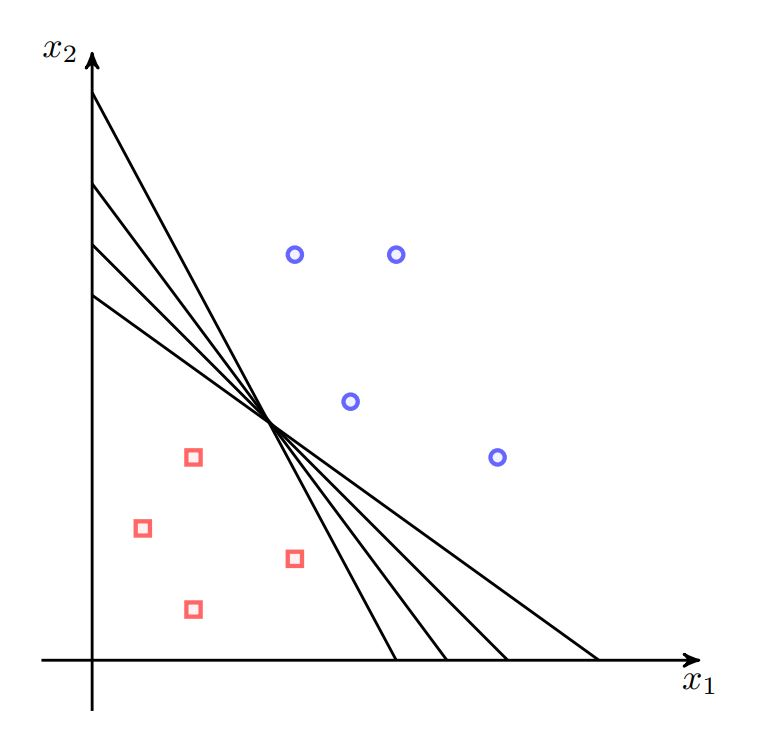
#> input picture images/SVM/linear.jpg, 761 x 741 px, found by its file name
$ python baseline_model.py   (older library calls are emulated)
#> lines starting #> are read from the running program, lines starting #| are printed output that depends on the picture
### src/feature_extraction.py
from PIL import Image
import numpy as np
import os
from scipy import stats
import pickle


def gradients_without_padding(image):

    [height, width] = image.shape[0:2]

    x_gradient = np.zeros((height, width), dtype='int')
    y_gradient = np.zeros((height, width), dtype='int')

    for i in range(0, height):
        for j in range(0, width):

            # left pixel
            if j == 0:
                left = 0
            else:
                left = image[i][j - 1][0]

            # right pixel
            if j == width - 1:
                right = 0
            else:
                right = image[i][j + 1][0]

            # upper pixel
            if i == 0:
                upper = 0
            else:
                upper = image[i - 1][j][0]

            # under pixel
            if i == height - 1:
                under = 0
            else:
                under = image[i + 1][j][0]

            # X gradient:
            x_gradient[i][j] = right - left

            # Y gradient:
            y_gradient[i][j] = under - upper


    # Now that we have calculated the X and Y gradients, we compute the final gradient magnitude representation
    x_squared = np.multiply(x_gradient.astype('int'), x_gradient.astype('int'))
    y_squared = np.multiply(y_gradient.astype('int'), y_gradient.astype('int'))

    gradient_magnitude = np.sqrt(x_squared + y_squared).astype('uint8')

    # The orientation matrix is computed as atan2(y/x)
    # NOTE : because we want the orientation to be [0, 180], negative angles have to be handled

    gradient_orientation = 180/np.pi * np.arctan2(y_gradient, x_gradient)
    gradient_orientation += np.less(gradient_orientation, 0) * 180

    return [gradient_magnitude, gradient_orientation]


def compute_one_histogram(magnitude, orientation, start, cell_shape, number_of_orientations=8 ):
    """
        Computes a histogram for one cell.
        That cell is determined by its starting index and its shape.

        Returns:
            - statistics - sum of each bin in the histogram

    """

    [start_i, start_j] = start
    [height, width] = cell_shape

    cell_mag = np.zeros(width * height, dtype='uint8')
    cell_orient = np.zeros(width * height, dtype='int')

    # iter will be the full pixel counter
    iter = 0

    # Concatenation of cell magnitudes and orientations onto their respective vectors
    for i in range(start_i, start_i + height):
        for j in range(start_j, start_j + width):

            cell_mag[iter] = magnitude[i][j]
            cell_orient[iter] = orientation[i][j]
            iter += 1

    # Once we have our magnitude and orientation vectors, we can calculate the histograms.
    # Since the numpy histogram function only returns the number of appearences in a single bin,
    # we have to use this scikit learn functions which sums the appearences inside of a bin.
    statistic, bin_edges, bin_number = stats.binned_statistic(cell_orient, cell_mag,
                                                              statistic='sum', bins = number_of_orientations)

    return statistic


def compute_histograms(magnitude, orientation, cell_shape, number_of_orientations = 8):
    """
        Inputs:
            - magnitude - ...
            - orientation - ...
            - cell_shape - (width, height) variable denoting the number of pixels in a cell

        Returns:
            - all_histograms - list of histograms

        This function iterates through all cells (of size cell_shape), without overlapping, and computes
        one histogram per cell.

        !!! The size of the final feature vector is controlled by the cell size, thus the number of cells, as well.
    """

    # Check if the cell_shape is consistent with the image shape
    [cell_height, cell_width] = np.asarray(cell_shape)
    [image_height,image_width] = magnitude.shape

    if not np.mod(image_width, cell_width) == 0:
        print("Invalid input: cell width !!!")
        return

    if not np.mod(image_height, cell_height) == 0:
        print("Invalid input: cell height !!!")
        return

    # All histograms are going to be stored in a list, so it will be easier to reference them afterwards
    all_histograms = []

    # Iterate through the image, cell by cell, and compute a histogram for each of them
    # In every iteration, (i, j) is the starting index of the current cell
    i = 0
    while i < image_height:
        j = 0
        while j < image_width:

            # if j == 1: return

            current_histogram = compute_one_histogram(magnitude, orientation, [i, j], [cell_height, cell_width])
            all_histograms.append(current_histogram)

            j += cell_width

        i += cell_height

    return all_histograms


# [139 lines left out: functions block_normalization, one_image_HoG_visualization, extract_HoG_features, not called in this run]

    # logger.close()

# [7 lines that do not run on import are left out]

### src/baseline_model.py
import numpy as np
from sklearn.svm import SVC
from sklearn.model_selection import train_test_split
from sklearn.utils import shuffle
import sklearn.metrics
import os
import pickle
from PIL import Image
import feature_extraction as fe


# [132 lines left out: functions load_features, train_save_model, not called in this run]


def predict_one_image(img_name, model_name, new_shape, cell_shape, window=0):

    my_path = os.path.abspath(os.path.dirname(__file__))

    path_to_img_folder = os.path.join(my_path, "../new_images/car/jovica/cropped")
    path_to_folder = os.path.join(my_path, "../models")

    full_path = os.path.join(path_to_folder, model_name)
    full_img_path = os.path.join(path_to_img_folder, img_name)

    # Open the current image and convert it to GRAY-SCALE
    image = Image.open(full_img_path).convert('LA')
    image = image.resize(new_shape, Image.ANTIALIAS)
    image_matrix = np.asarray(image)

    [height, width, dummy] = np.asarray(image_matrix.shape)

    # !!!!!!!!!!!!!!!!!!!!!!!!!!!
    # Firstly, we NORMALIZE the image
    image = np.sqrt(image_matrix)

    # Calculate the gradients
    [magnitude, orientation] = fe.gradients_without_padding(image)

    cell_height, cell_width = cell_shape
    # Calculate all histograms for the current cell
    histograms = fe.compute_histograms(magnitude, orientation, (cell_height, cell_width))


    # BASIC NORMALIZATION
    histograms_normalized_array = (np.asarray(histograms) / np.max(histograms) * 255).astype('uint8')
    histograms_normalized = histograms_normalized_array.tolist()

    # Reshape this NxM list into an N*M array - 1 array represents one image
    [arr_height, arr_width] = np.asarray(histograms_normalized_array.shape)
    histograms_normalized_array = np.reshape(histograms_normalized_array, arr_height * arr_width)

    # LOAD MODEL
    file = open(full_path, 'rb')
    model = pickle.load(file)
    file.close()

    # MODEL PREDICTION
    prediction = model.predict(np.reshape(histograms_normalized_array, (1, -1)))
    decision = model.decision_function(np.reshape(histograms_normalized_array, (1, -1)))

    print("DECISION : ", decision)

    if prediction == 1:
        prediction_str = "CAR"
    else:
        prediction_str = "NON-CAR"

    print("PREDICTION : ", prediction_str)


    return 1


if __name__ == '__main__':

    test = 0

    if test == 0:
        img_name = ""

        while not img_name == "stop":

            img_name = input("Enter the image name (or 'stop') : ")
#> the answer given: ../images/SVM/linear.jpg

            if img_name == 'stop': break

            print("____________________________________________________________")
            predict_one_image(img_name, "FR_model_1.obj", (256, 256), (8, 8))
#> in predict_one_image, `image = image.resize(new_shape, Image.ANTIALIAS)`:
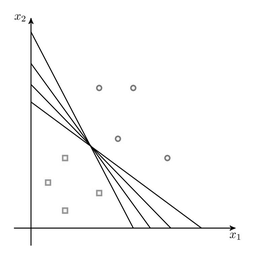
#> image: PIL image 256x256 LA; mean R, G, B, A 249.1, 249.1, 249.1, 255
#> after the loop in gradients_without_padding, `for i in range(0, height):`:
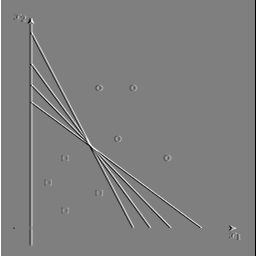
#> x_gradient: shape (256, 256) int64; min -15, max 15, mean 0; drawn with min black and max white
#> after the loop in gradients_without_padding, `for i in range(0, height):`:
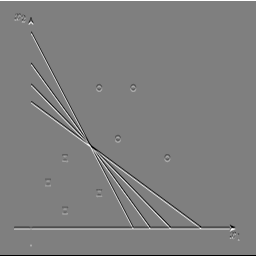
#> y_gradient: shape (256, 256) int64; min -15, max 15, mean -7.63e-05; drawn with min black and max white
#> in gradients_without_padding, `x_squared = np.multiply(x_gradient.astype('int'), x_gradient.astype('i..`:
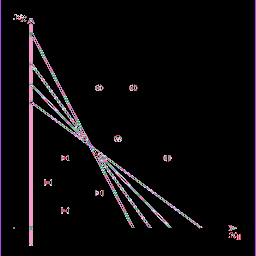
#> x_squared: shape (256, 256) int64; 16 distinct labels, from 0 to 225; one colour per label, 0 black
#> in gradients_without_padding, `y_squared = np.multiply(y_gradient.astype('int'), y_gradient.astype('i..`:
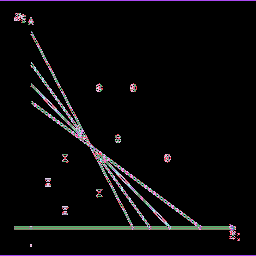
#> y_squared: shape (256, 256) int64; 16 distinct labels, from 0 to 225; one colour per label, 0 black
#> in gradients_without_padding, `gradient_magnitude = np.sqrt(x_squared + y_squared).astype('uint8')`:
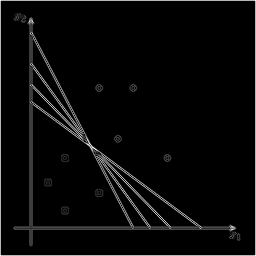
#> gradient_magnitude: shape (256, 256); min 0, max 21, mean 0.7; drawn with min black and max white
#> in gradients_without_padding, `gradient_orientation += np.less(gradient_orientation, 0) * 180`:
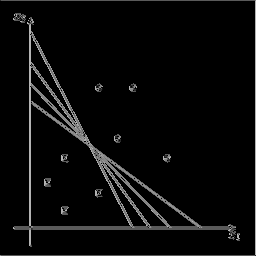
#> gradient_orientation: shape (256, 256) float64; min 0, max 180, mean 9.6
#> the loop in compute_histograms, `while i < image_height:` made 32 passes
#> (the run stopped early here; a loop or call above may not have finished)

$ run again, with images/SVM/svm.jpg copied over images/SVM/linear.jpg
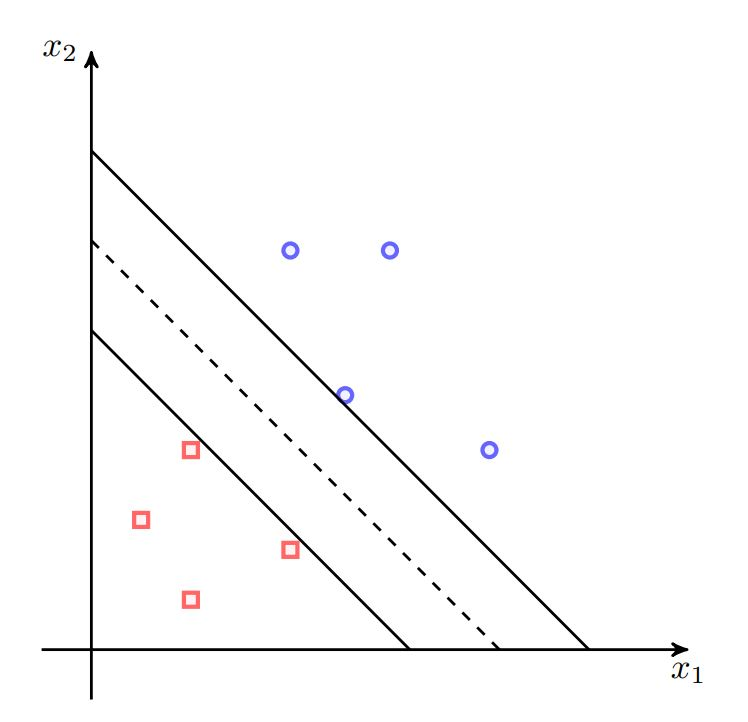
#> input picture images/SVM/svm.jpg, 748 x 722 px, found by its file name
#> after the loop in gradients_without_padding, `for i in range(0, height):`:
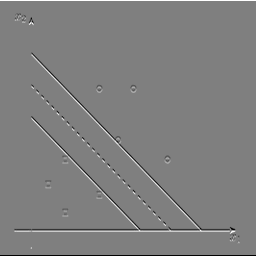
#> y_gradient: shape (256, 256) int64; min -15, max 15, mean 0.000275; drawn with min black and max white
#> x_squared: shape (256, 256) int64; 16 distinct labels, from 0 to 225
#> y_squared: shape (256, 256) int64; 16 distinct labels, from 0 to 225
#> in gradients_without_padding, `gradient_orientation += np.less(gradient_orientation, 0) * 180`:
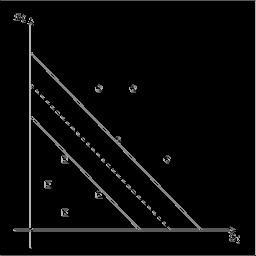
#> gradient_orientation: shape (256, 256) float64; min 0, max 180, mean 8.1
#> the loop in compute_histograms, `while i < image_height:` made 32 passes
